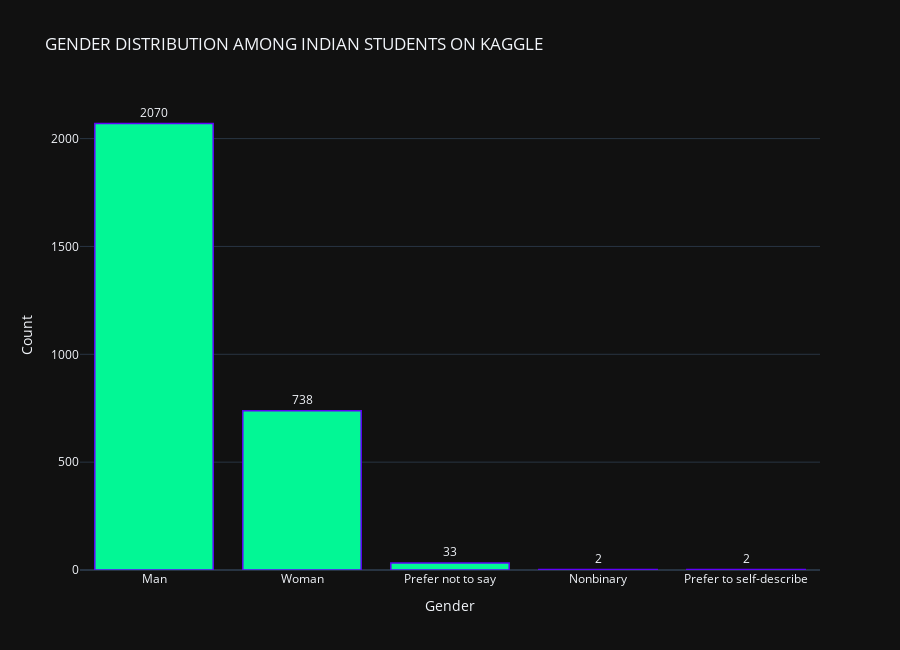

Notebook source saved alongside this figure:
### Markdown cell above
# Gender Diversity

### Code cell
temp_df = df["Q2"].value_counts().reset_index()

trace1 = go.Bar(
                x = temp_df['index'],
                y = temp_df['Q2'],
                marker = dict(color = '#02f795',
                              line=dict(color='#6002f7',width=1.5)),
                text=temp_df['Q2'], textposition='outside')
layout = go.Layout(template= "plotly_dark",title = 'GENDER DISTRIBUTION AMONG INDIAN STUDENTS ON KAGGLE' , xaxis = dict(title = 'Gender'), yaxis = dict(title = 'Count'), height=650)
fig = go.Figure(data = [trace1], layout = layout)
fig.show()

### Figure 1 — Plotly figure (JSON) as saved in the notebook; plotly's stock layout.template omitted (floating-point values rounded to 4 significant figures)
{"data": [{"marker": {"color": "#02f795", "line": {"color": "#6002f7", "width": 1.5}}, "text": [2070, 738, 33, 2, 2], "textposition": "outside", "type": "bar", "x": ["Man", "Woman", "Prefer not to say", "Nonbinary", "Prefer to self-describe"], "y": [2070, 738, 33, 2, 2]}], "layout": {"height": 650, "title": {"text": "GENDER DISTRIBUTION AMONG INDIAN STUDENTS ON KAGGLE"}, "xaxis": {"title": {"text": "Gender"}}, "yaxis": {"title": {"text": "Count"}}}}
